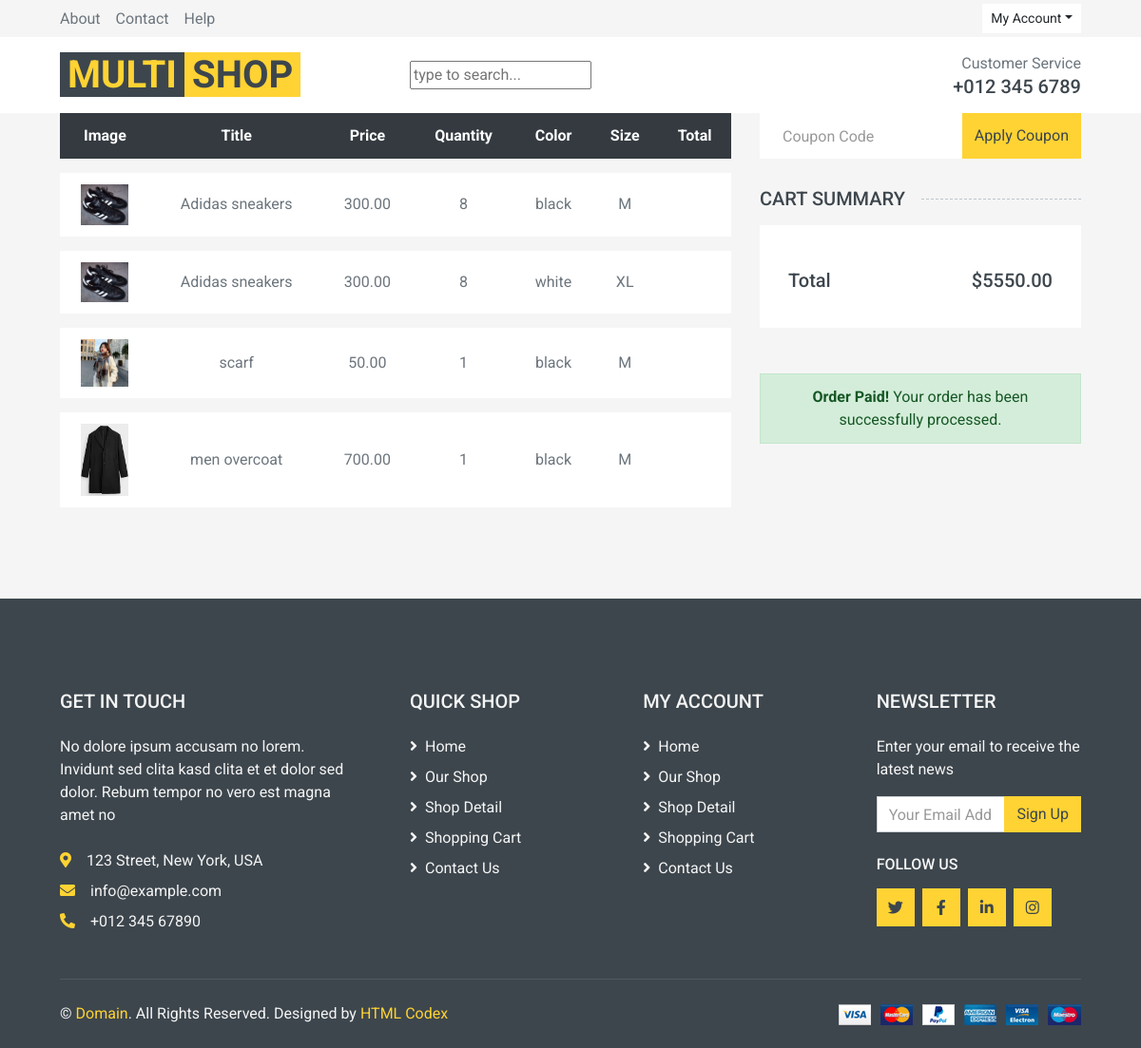
Page /cart/order/15 (signed in) on the committed database.
### cart/models.py (models this page shows, shortened)
class OrderItem(models.Model):
    order = models.ForeignKey(Order, on_delete=models.CASCADE, related_name="item")
    product = models.ForeignKey(Product, on_delete=models.CASCADE, related_name="item")
    size = models.CharField(max_length=10)
    color = models.CharField(max_length=10)
    quantity = models.IntegerField(default=1)
    price = models.DecimalField(max_digits=20, decimal_places=2)

class Order(models.Model):
    user = models.ForeignKey(User, on_delete=models.CASCADE)
    total_price = models.IntegerField(default=0)
    created = models.DateTimeField(auto_now_add=True)
    is_paid = models.BooleanField(default=False)
    address = models.TextField(blank=True , null=True)

### product/models.py (models this page shows, shortened)
class Product(models.Model):
    seller = models.ForeignKey(User, on_delete=models.CASCADE, related_name="products")  # New field added here
    category = models.ManyToManyField(Category, blank=True)
    title = models.CharField(max_length=100)
    description = models.TextField()
    price = models.FloatField()
    discount = models.FloatField()
    image = models.ImageField(upload_to="images/", null=True, blank=True, default="images/blank.png")
    size = models.ManyToManyField(Size, blank=True, related_name="product")
    color = models.ManyToManyField(Color, related_name="product", blank=True)
    created = models.DateTimeField(auto_now_add=True)
    class Meta:
        ordering = ['-created']

### cart/views.py (the view)
# urls.py: path('order/<int:id>', views.order_detail, name='order_detail'),
@login_required
def order_detail(request, id):
    if request.method == "GET":
        order = get_object_or_404(Order, id=id, user=request.user)
        return render(request, 'cart/order_detail.html', {'order': order})

### cart/templates/cart/order_detail.html (shortened to what this page needs)
{% extends 'base.html' %}
{% load static %}
{% block main %}
<div class="container-fluid">
    <div class="row px-xl-5">
        <div class="col-lg-8 table-responsive mb-5">
            <table class="table table-light table-borderless table-hover text-center mb-0">
                <thead class="thead-dark">
                    <tr>
                        <th>Image</th>
                        <th>Title</th>
                        <th>Price</th>
                        <th>Quantity</th>
                        <th>Color</th>
                        <th>Size</th>
                        <th>Total</th>
                    </tr>
                </thead>
                <tbody class="align-middle">
                    {% for item in order.item.all %}
                    <tr>
                        <td class="align-middle"><img src="{{ item.product.image.url }}" alt="" style="width: 50px;"></td>
                        <td class="align-middle">{{ item.product.title }}</td>
                        <td class="align-middle">{{ item.price }}</td>
                        <td class="align-middle">{{ item.quantity }}</td>
                        <td class="align-middle">{{ item.color }}</td>
                        <td class="align-middle">{{ item.size }}</td>
                        <td class="align-middle">{{ item.total }}</td>
                    </tr>
                    {% endfor %}
                </tbody>
            </table>
        </div>
        <div class="col-lg-4">
            <form class="mb-30" method="post" action="{% url 'cart:apply_discount' order.id %}">
                <div class="input-group">
                    <input type="text" name="discount_code" class="form-control border-0 p-4" placeholder="Coupon Code">
                    <div class="input-group-append">
                        <button class="btn btn-primary">Apply Coupon</button>
                    </div>
                </div>
            </form>
            <h5 class="section-title position-relative text-uppercase mb-3"><span class="bg-secondary pr-3">Cart Summary</span></h5>
            <div class="bg-light p-30 mb-5">
                <div class="pt-2">
                    <div class="d-flex justify-content-between mt-2">
                        <h5>Total</h5>
                        <h5>${{ order.total_price|floatformat:2 }}</h5>
                    </div>
                </div>
            </div>
            {% if order.is_paid %}
                <div class="alert alert-success text-center">
                    <strong>Order Paid!</strong> Your order has been successfully processed.
                </div>
            {% endif %}
        </div>
    </div>
</div>
{% endblock %}

### rows in the picture
OrderItem: product.image (picture), product "Adidas sneakers", price "300.00", quantity "8", color "black", size "M"
OrderItem: product.image (picture), product "Adidas sneakers", price "300.00", quantity "8", color "white", size "XL"
OrderItem: product.image (picture), product "scarf", price "50.00", quantity "1", color "black", size "M"
OrderItem: product.image (picture), product "men overcoat", price "700.00", quantity "1", color "black", size "M"
Order: total_price "5550.00"
